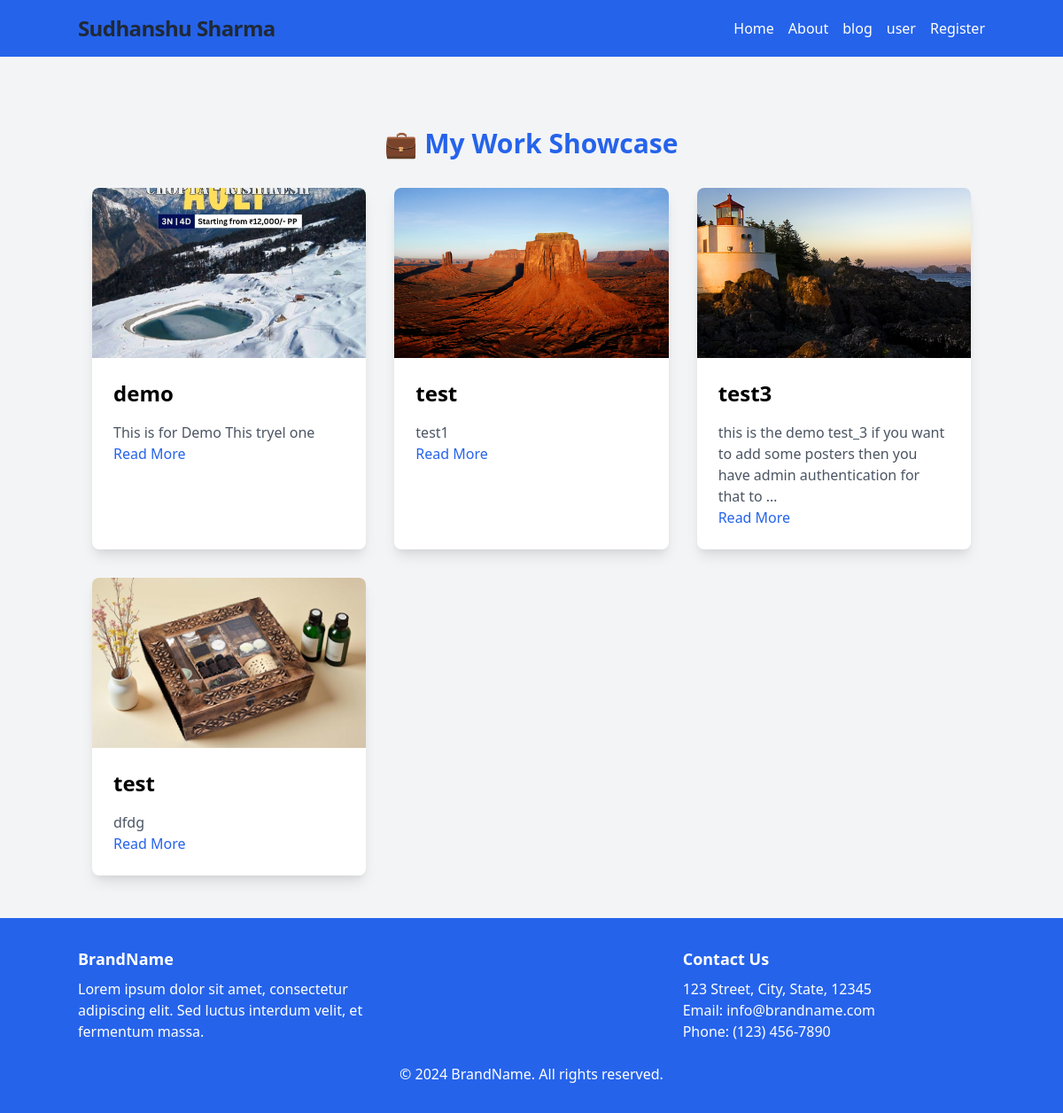
The app's page /myapp1/blog/, older data.
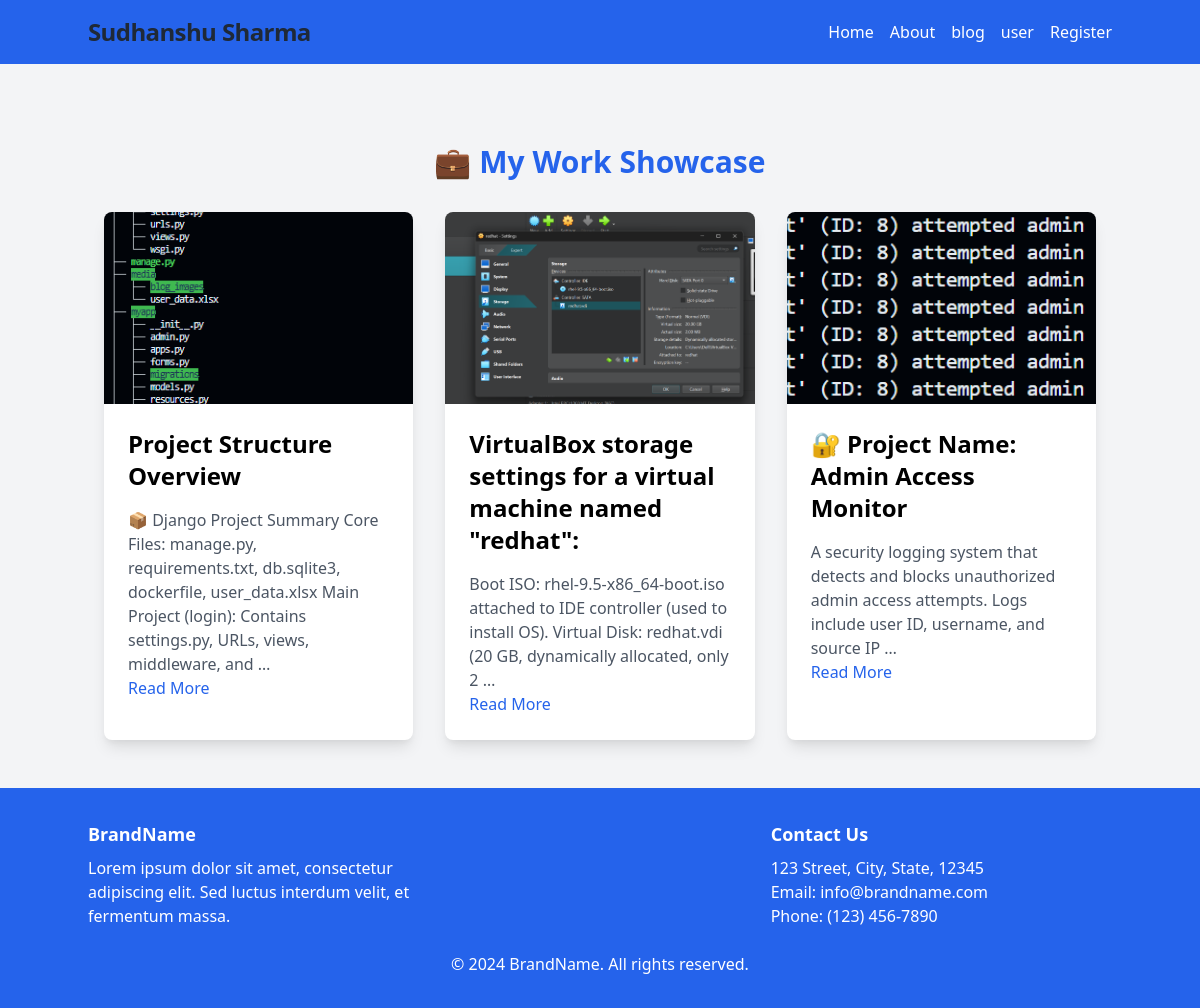
The same page, newer data.
### myapp1/models.py (models this page shows, shortened)
class BlogPost(models.Model):
    title = models.CharField(max_length=200)
    description = models.TextField()
    image = models.ImageField(upload_to='blog_images/')
    created_at = models.DateTimeField(auto_now_add=True)

### myapp1/views.py (the view)
# urls.py: path('blog/', views.blog_posts, name='blog_posts'),
def blog_posts(request):
    posts = BlogPost.objects.all()
    return render(request, 'blog.html', {'posts': posts})

### Templates/blog.html
{% extends 'base.html' %}
{% block thing %}
<section id="blog" class="py-12">
    <div class="max-w-screen-xl mx-auto px-4">
        <h2 class="text-3xl font-bold text-center text-blue-600 mb-8">💼 My Work Showcase</h2>
        <div class="grid grid-cols-1 sm:grid-cols-2 lg:grid-cols-3 gap-8">
            {% for post in posts %}
                <div class="bg-white shadow-lg rounded-lg overflow-hidden">
                    <img src="{{ post.image.url }}" alt="{{ post.title }}" class="w-full h-48 object-cover">
                    <div class="p-6">
                        <h3 class="text-2xl font-semibold">{{ post.title }}</h3>
                        <p class="mt-4 text-gray-600">{{ post.description|truncatewords:20 }}</p>
                        <a href="#" class="mt-4 text-blue-600">Read More</a>
                    </div>
                </div>
            {% endfor %}
        </div>
    </div>
</section>
{% endblock %}

### Templates/base.html (shortened to what this page needs)
<!DOCTYPE html>
<html lang="en">
<head>
    <link href="https://cdn.jsdelivr.net/npm/tailwindcss@2.2.19/dist/tailwind.min.css" rel="stylesheet">
</head>
<body class="bg-gray-100">
    <nav class="bg-blue-600 p-4">
        <div class="container mx-auto flex items-center justify-between">
               <div class="text-2xl font-bold text-gray-800 tracking-tight">
      Sudhanshu Sharma
    </div>
            <div class="hidden md:flex space-x-4">
                <a href="{% url 'home' %}"class="text-white hover:text-gray-200">Home</a>
                <a href="{% url 'about' %}" class="text-white hover:text-gray-200">About</a>
                <a href="{% url 'blog_posts' %}" class="text-white hover:text-gray-200">blog</a>
		<a href="{% url 'user' %}" class="text-white hover:text-gray-200">user</a>
                <a href="{% url 'register' %}" class="text-white hover:text-gray-200">Register</a>
            </div>
        </div>
    </nav>
    <div class="container mx-auto mt-8">
        {% block thing %}
        {% endblock %}
    </div>
<footer class="bg-blue-600 text-white py-8">
    <div class="container mx-auto flex flex-wrap justify-between">
        <div class="w-full md:w-1/3 mb-6 md:mb-0">
            <h5 class="font-bold text-lg">BrandName</h5>
            <p class="mt-2">Lorem ipsum dolor sit amet, consectetur adipiscing elit. Sed luctus interdum velit, et fermentum massa.</p>
        </div>
        <div class="w-full md:w-1/3">
            <h5 class="font-bold text-lg">Contact Us</h5>
            <p class="mt-2">123 Street, City, State, 12345</p>
            <p>Email: info@brandname.com</p>
            <p>Phone: (123) 456-7890</p>
        </div>
    </div>
    <div class="container mx-auto text-center mt-6">
        <p>&copy; 2024 BrandName. All rights reserved.</p>
    </div>
</footer>
</body>
</html>
</body>
</html>

Row changes from the older to the newer data that the page shows:
removed BlogPost: image (picture), title "demo", description "This is for Demo This tryel one"
removed BlogPost: image (picture), title "test", description "test1"
removed BlogPost: image (picture), title "test3", description "this is the demo test_3 if you want to add some posters then you have admin authentication for that to …"
removed BlogPost: image (picture), title "test", description "dfdg"
added BlogPost: image (picture), title "Project Structure Overview", description "📦 Django Project Summary Core Files: manage.py, requirements.txt, db.sqlite3, dockerfile, user_data.xlsx Main Project (login): Contains settings.py, URLs, views, middleware, and …"
added BlogPost: image (picture), title "VirtualBox storage settings for a virtual machine named \"redhat\":", description "Boot ISO: rhel-9.5-x86_64-boot.iso attached to IDE controller (used to install OS). Virtual Disk: redhat.vdi (20 GB, dynamically allocated, only 2 …"
added BlogPost: image (picture), title "🔐 Project Name: Admin Access Monitor", description "A security logging system that detects and blocks unauthorized admin access attempts. Logs include user ID, username, and source IP …"
